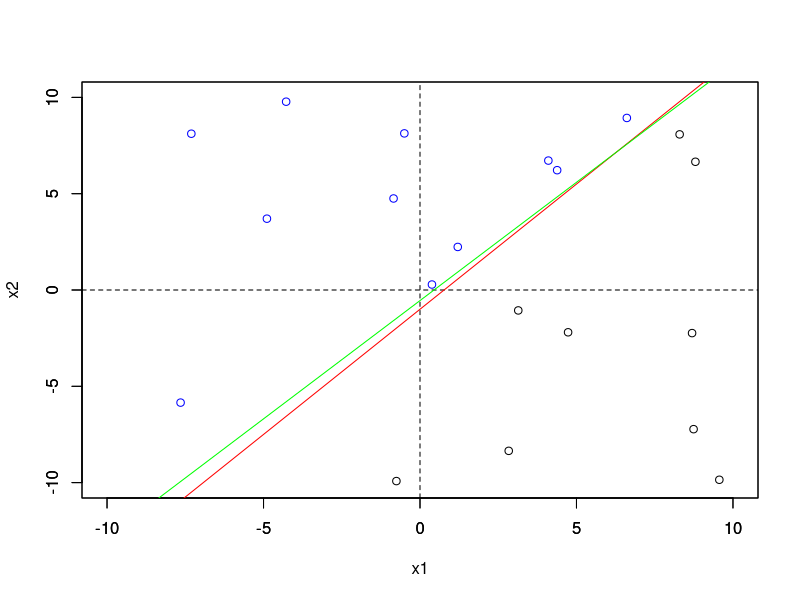

R code for this plot:
## Exercise 1.4

# Generating the dataset:


set.seed(42) #for reproducibility

N <- 20 #number of points
x_min=-10; x_max = 10; y_min=-10; y_max=10
data <- cbind(
  runif(N,x_min,x_max),
  runif(N,y_min,y_max)
)
x1 <- data[,1]
x2 <- data[,2]
a = 1.3;b=-1 # line parameters

## Sign {+1,-1} classification function (including 0 in +1 class)
classify = function(x){
  return(
    sapply(1:length(x),function(k){
    if(x[k]>=0){return(1)}
    else{return(-1)}
    })
  )
}
data <- cbind(data,classify(x2-x1*a-b)) #Appending y_n column


PLA = function(data,d=2,w0=c(0,0,0)){
  w = t(matrix(w0))
  data2=cbind(rep(1,nrow(data)),data)
  x = t(data2[,1:(d+1)])
  y_true = data2[,(d+2)]
  y_pred = classify(w %*% x)
  missed = which(y_true != y_pred)
  
  iterations = 1
  while(length(missed)!=0){
    i <- sample(missed,1)
    
    while(classify(w %*% x[,i])!=y_true[i]){
      w <- w+y_true[i]*x[,i]
    }
    y_pred <- classify(w %*% x)
    missed <- which(y_true != y_pred)
    iterations <- iterations + 1
  }
  return (list(w,iterations))
  
}
t0 = Sys.time()
result = PLA(data)
delta_t=Sys.time()-t0

w = result[[1]]
it = result[[2]]
print(paste0("Execution Time: ",delta_t," ",attr(delta_t,"units")))
print(paste0("Iterations: ",it))
print(paste0("Real Angular Coefficient -> ",a))
print(paste0("PLA Angular Coefficient -> ",-w[2]/w[3]))
print(paste0("Real Linear Coefficient -> ",b))
print(paste0("PLA Linear Coefficient -> ",-w[1]/w[3]))

#Plotting
line_x=seq(x_min,x_max,length.out=100)
line_y=a*line_x+b

a2 = -w[2]/w[3];b2 = -w[1]/w[3]
line2_x=seq(x_min,x_max,length.out=100)
line2_y=a2*line2_x+b2

pos = which(data[,3]==1)
neg = which(data[,3]==-1)

png("figs/ex1.4_PLA.png")
plot(x1[pos],x2[pos],xlim=c(x_min,x_max),ylim=c(y_min,y_max),col="blue",xlab="",ylab="")
par(new=TRUE)
plot(x1[neg],x2[neg],xlim=c(x_min,x_max),ylim=c(y_min,y_max),xlab="x1",ylab="x2")
abline(h=0, v=0,lty=2)
lines(line_x,line_y,type="l",col="red",xlim=c(x_min,x_max),ylim=c(y_min,y_max))
lines(line2_x,line2_y,type="l",col="green",xlim=c(x_min,x_max),ylim=c(y_min,y_max))
dev.off()
